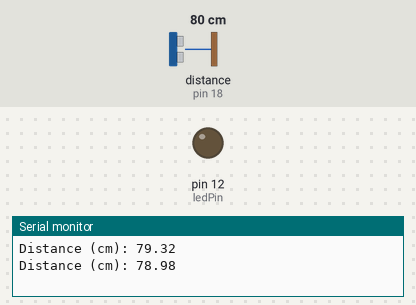
A sketch run on a simulated Arduino Uno, built with avr-gcc and run on an emulated ATmega328P. Parts: output pins drawn as LEDs (lit = HIGH), the last lines printed to the serial monitor. Wiring (inferred from the names in the program): ultrasonic range finder: trigger pin 5; echo pin 18. The inputs (shaded band) are chosen by the test bench; at power-on: distance to the obstacle (sensor on pin 18) 80 cm. The echo pulse lasts 58.3 µs per cm; pins used as bus, display or sensor lines are not drawn.

Above: at 1.8 s.
1.9 s: distance to the obstacle (sensor on pin 18) set to 99 cm
3.4 s: distance to the obstacle (sensor on pin 18) set to 106 cm
At 5.2 s:
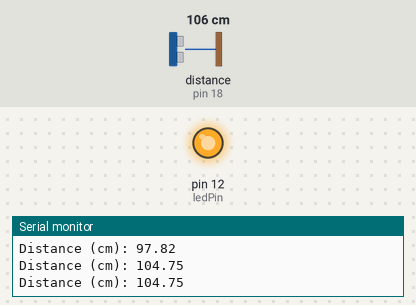
5.5 s: distance to the obstacle (sensor on pin 18) set to 7 cm
7.2 s: distance to the obstacle (sensor on pin 18) set to 4 cm
At 9.0 s:
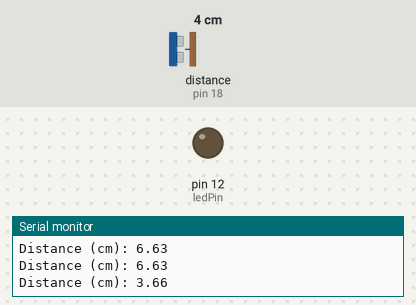
Timing chart, 0 to 10.5 s (numbered marks = the images above; inputs shaded):
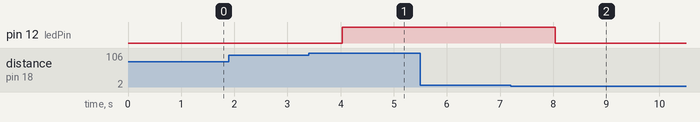

The sketch:

ESP-AutomaticWaterRefill.ino
```cpp
#define trigPin 5
#define echoPin 18
#define ledPin 12

//define sound speed in cm/uS
#define SOUND_SPEED 0.034

long duration;
float distanceCm;
bool onOff;

void setup() {
  Serial.begin(115200);
  pinMode(trigPin, OUTPUT); // Sets the trigPin as an Output
  pinMode(echoPin, INPUT); // Sets the echoPin as an Input
  pinMode (ledPin, OUTPUT);
}

void loop() {
  // Clears the trigPin
  digitalWrite(trigPin, LOW);
  delayMicroseconds(2);
  // Sets the trigPin on HIGH state for 10 micro seconds
  digitalWrite(trigPin, HIGH);
  delayMicroseconds(10);
  digitalWrite(trigPin, LOW);

  // Reads the echoPin, returns the sound wave travel time in microseconds
  duration = pulseIn(echoPin, HIGH);

  // Calculate the distance
  distanceCm = duration * SOUND_SPEED/2;

  // If water is less than 80% of the Water Tank (1000L) then execute this condition
  // Turn on the LED if water is low. In application an AC switch will be used, which will turn on the Motor.
  if(distanceCm > 100 && !onOff){
    onOff = true;
    digitalWrite(ledPin, HIGH);
  }

// When the water is filled to about 95% capacity, turn off the Motor.
  if(distanceCm < 5 && onOff){
    digitalWrite(ledPin, LOW);
  }

  // Prints the depth to water in cm
  Serial.print("Distance (cm): ");
  Serial.println(distanceCm);

  delay(1000);
}
```

Measured:
- the behaviour switches between 101 and 102 cm on distance to the obstacle (sensor on pin 18) (found by bisection; images 0 and 1)
- the behaviour switches between 6 and 5 cm on distance to the obstacle (sensor on pin 18) (found by bisection; images 1 and 2)
- after the input at 3.4 s, pin 12 (ledPin): LOW → HIGH after 0.63 s
- after the input at 7.2 s, pin 12 (ledPin): HIGH → LOW after 0.84 s
